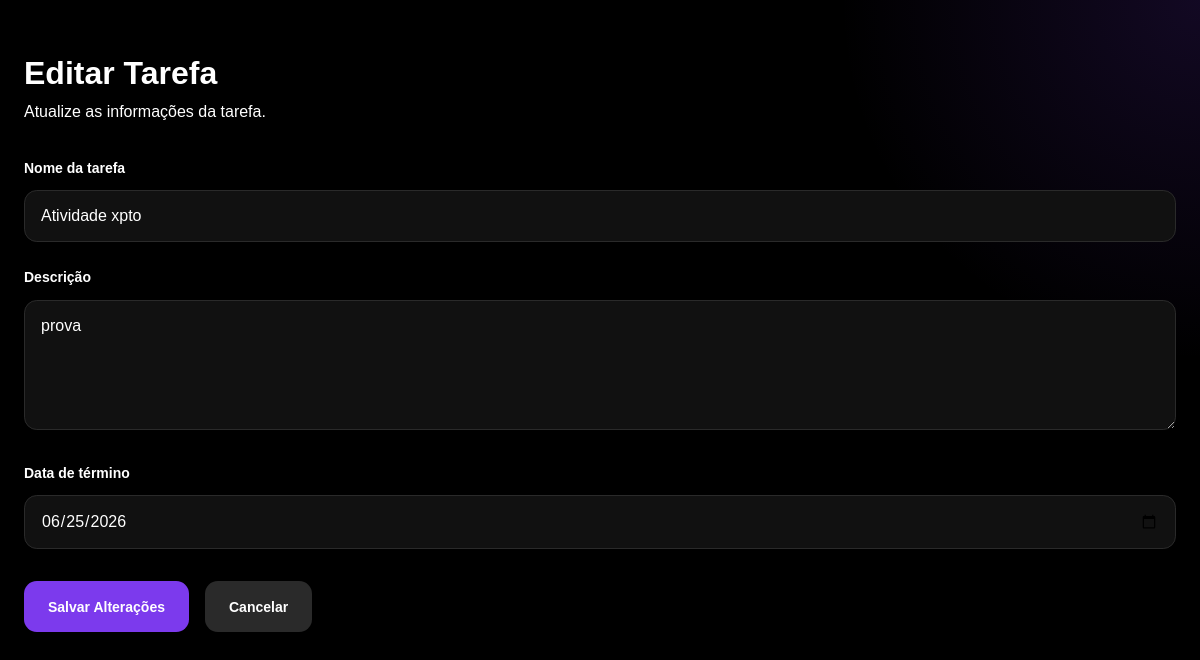
Screenshot of /views/tarefas/editar.php?id=3 (signed in) with the database file from the repository.
### tables this page shows
CREATE TABLE `tarefas` (
  `id` int(11) NOT NULL,
  `materia_id` int(11) NOT NULL,
  `nome` varchar(100) NOT NULL,
  `descricao` text DEFAULT NULL,
  `status_` enum('em_andamento','concluida','pendente') DEFAULT 'em_andamento',
  `data_termino` date NOT NULL,
  `pontuacao` int(11) DEFAULT 10,
  `recorrente` tinyint(1) DEFAULT 0,
  `frequencia` enum('nenhuma','diaria','semanal','mensal') DEFAULT 'nenhuma',
  `arquivada` tinyint(1) DEFAULT 0,
  `criaddo_em` datetime DEFAULT current_timestamp()
);

### models/tarefa_model.php (called while the page is built, shortened)
<?php
class tarefa_model
{
    private $pdo;
    public function __construct($pdo)
    {
        $this->pdo = $pdo;
    }
    public function t_buscar_por_id($id)
    {
    $sql = "
        SELECT *
        FROM tarefas
        WHERE id = :id
    ";
    $stmt = $this->pdo->prepare($sql);
    $stmt->execute([
        ':id' => $id
    ]);
    return $stmt->fetch(PDO::FETCH_ASSOC);
    }
}

### views/tarefas/editar.php (the view, shortened to what this page needs)
<?php
require_once '../../config/database.php';
require_once '../../models/tarefa_model.php';
$model = new tarefa_model($pdo);
$tarefa = $model->t_buscar_por_id($_GET['id']);
?>
<!DOCTYPE html>
<html lang="pt-BR">
<head>
    <link
        rel="stylesheet"
        href="../../assets/css/dashboard.css"
    >
    <link
        rel="stylesheet"
        href="../../assets/css/forms.css"
    >
</head>
<body>
<div class="form-page">
    <div class="form-card">
        <div class="form-header">
            <h1>
                Editar Tarefa
            </h1>
            <p>
                Atualize as informações da tarefa.
            </p>
        </div>
        <form
            action="../../controllers/tarefa_controller.php?acao=editar"
            method="POST"
            class="studra-form"
        >
            <div class="form-group">
                <label>
                    Nome da tarefa
                </label>
                <input
                    type="text"
                    name="nome"
                    value="<?= htmlspecialchars($tarefa['nome']) ?>"
                    required
                >
            </div>
            <div class="form-group">
                <label>
                    Descrição
                </label>
                <textarea
                    name="descricao"
                    rows="5"
                ><?= htmlspecialchars($tarefa['descricao']) ?></textarea>
            </div>
            <div class="form-group">
                <label>
                    Data de término
                </label>
                <input
                    type="date"
                    name="data_termino"
                    value="<?= $tarefa['data_termino'] ?>"
                >
            </div>
            <div class="form-actions">
                <button
                    type="submit"
                    class="btn btn-primary"
                >
                    Salvar Alterações
                </button>
                <a
                    href="../materias/visualizar.php?id=<?= $tarefa['materia_id'] ?>"
                    class="btn btn-secondary"
                >
                    Cancelar
                </a>
            </div>
        </form>
    </div>
</div>
</body>
</html>

### assets/css/dashboard.css (style rules this page uses)
* { margin: 0; padding: 0; box-sizing: border-box; }
html { font-size: 16px; scroll-behavior: smooth; }
body { font-family: -apple-system, BlinkMacSystemFont, 'Segoe UI', Roboto, Oxygen, Ubuntu, Cantarell, sans-serif; background-color: #000000; color: #ffffff; line-height: 1.6; overflow: hidden; }
button { border: none; background: none; cursor: pointer; font-family: inherit; }
input, textarea, select { font-family: inherit; }
.btn { display: inline-flex; align-items: center; gap: 0.5rem; padding: 0.5rem 1rem; border-radius: 0.5rem; font-size: 0.875rem; font-weight: 500; transition: all 0.3s ease; }
.btn-primary { background-color: #7c3aed; color: #ffffff; }
.btn-secondary { background-color: #2a2a2a; color: #ffffff; }
.form-group { margin-bottom: 1rem; }
.form-group label { display: block; font-size: 0.875rem; font-weight: 500; color: #ffffff; margin-bottom: 0.5rem; }
.form-group input, .form-group textarea, .form-group select { width: 100%; padding: 0.5rem 0.75rem; background-color: #2a2a2a; border: 1px solid #3a3a3a; border-radius: 0.5rem; color: #ffffff; font-size: 0.875rem; transition: all 0.3s ease; }
.form-group textarea { resize: vertical; min-height: 4rem; }

### assets/css/forms.css (style rules this page uses)
* { margin: 0; padding: 0; box-sizing: border-box; }
body { background: #000; color: white; font-family: Arial, sans-serif; }
.form-page { min-height: 100vh; padding: 3rem 1.5rem; background: radial-gradient( circle at top right, rgba(124,58,237,0.15), transparent 25% ); }
.form-header { margin-bottom: 2rem; }
.form-group { margin-bottom: 1.5rem; }
.form-group label { display: block; margin-bottom: 0.7rem; font-weight: 600; }
.form-group input, .form-group textarea, .form-group select { width: 100%; padding: 1rem; border-radius: 0.8rem; border: 1px solid #2a2a2a; background: #111; color: white; font-size: 1rem; }
.form-group textarea { min-height: 130px; resize: vertical; }
.form-actions { display: flex; gap: 1rem; margin-top: 2rem; }
.btn { padding: 0.9rem 1.5rem; border-radius: 0.8rem; border: none; font-weight: bold; cursor: pointer; text-decoration: none; transition: 0.3s; }
.btn-primary { background: #7c3aed; color: white; }
.btn-secondary { background: #2a2a2a; color: white; }

### rows the page displays
tarefas: nome "Atividade xpto", descricao "prova", data_termino "06/25/2026"
